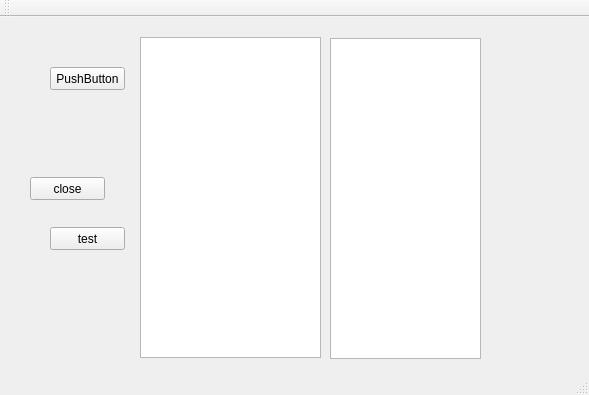
<?xml version="1.0" encoding="UTF-8"?>
<ui version="4.0">
 <class>MainWindow</class>
 <widget class="QMainWindow" name="MainWindow">
  <property name="geometry">
   <rect>
    <x>0</x>
    <y>0</y>
    <width>589</width>
    <height>395</height>
   </rect>
  </property>
  <property name="windowTitle">
   <string>MainWindow</string>
  </property>
  <widget class="QWidget" name="centralWidget">
   <widget class="QPushButton" name="pushButton">
    <property name="geometry">
     <rect>
      <x>50</x>
      <y>50</y>
      <width>75</width>
      <height>23</height>
     </rect>
    </property>
    <property name="text">
     <string>PushButton</string>
    </property>
   </widget>
   <widget class="QTextBrowser" name="textBrowser">
    <property name="geometry">
     <rect>
      <x>140</x>
      <y>20</y>
      <width>181</width>
      <height>321</height>
     </rect>
    </property>
   </widget>
   <widget class="QPushButton" name="pushButton_2">
    <property name="geometry">
     <rect>
      <x>30</x>
      <y>160</y>
      <width>75</width>
      <height>23</height>
     </rect>
    </property>
    <property name="text">
     <string>close</string>
    </property>
   </widget>
   <widget class="QPushButton" name="pushButton_3">
    <property name="geometry">
     <rect>
      <x>50</x>
      <y>210</y>
      <width>75</width>
      <height>23</height>
     </rect>
    </property>
    <property name="text">
     <string>test</string>
    </property>
   </widget>
   <widget class="QTextBrowser" name="textBrowser_2">
    <property name="geometry">
     <rect>
      <x>330</x>
      <y>21</y>
      <width>151</width>
      <height>321</height>
     </rect>
    </property>
   </widget>
  </widget>
  <widget class="QMenuBar" name="menuBar">
   <property name="geometry">
    <rect>
     <x>0</x>
     <y>0</y>
     <width>589</width>
     <height>23</height>
    </rect>
   </property>
  </widget>
  <widget class="QToolBar" name="mainToolBar">
   <attribute name="toolBarArea">
    <enum>TopToolBarArea</enum>
   </attribute>
   <attribute name="toolBarBreak">
    <bool>false</bool>
   </attribute>
  </widget>
  <widget class="QStatusBar" name="statusBar"/>
 </widget>
 <layoutdefault spacing="6" margin="11"/>
 <resources/>
 <connections/>
</ui>
